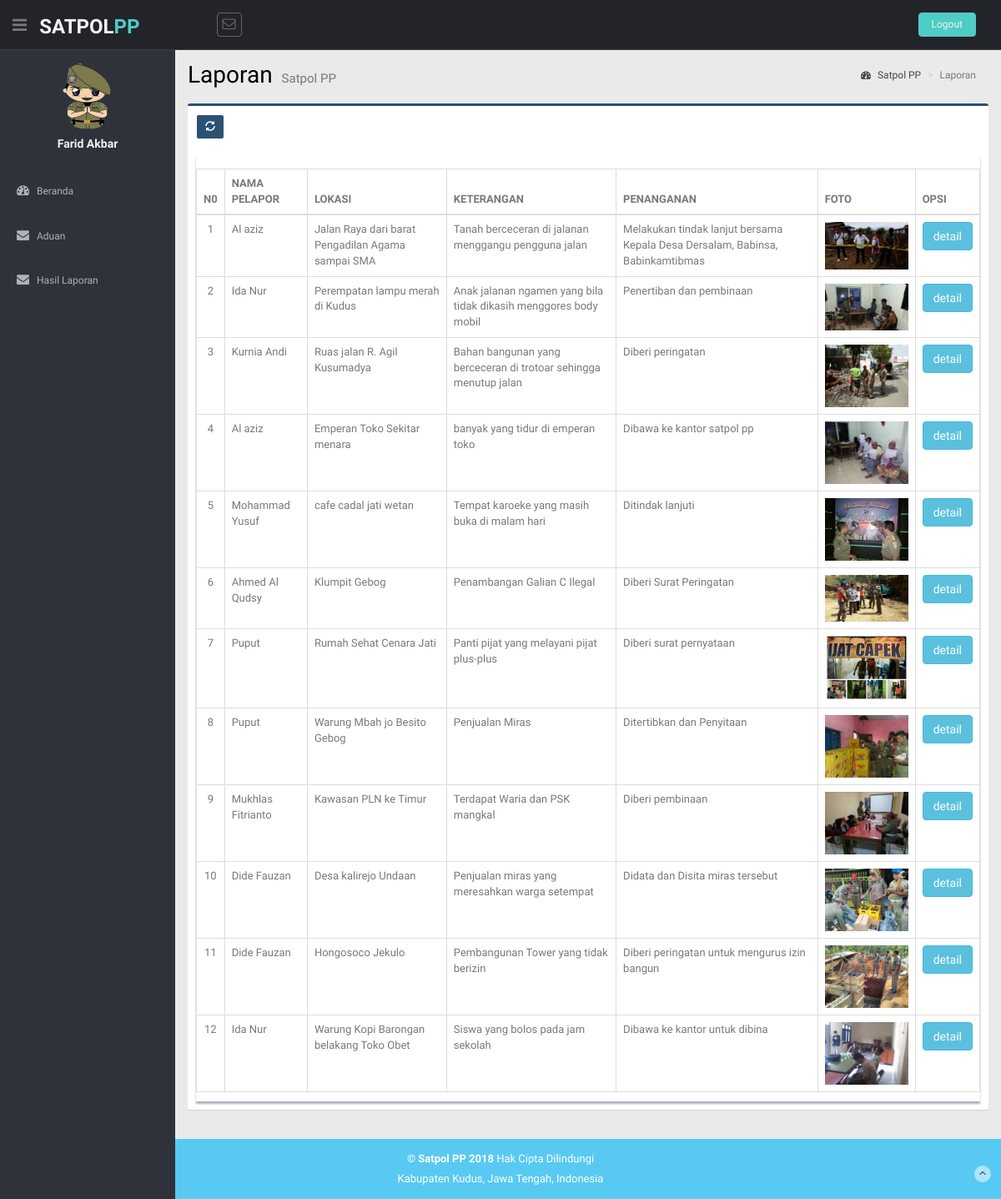
Page /petugas/index.php?page=hasil (signed in) on the committed database.
### tables this page shows
CREATE TABLE `tb_user` (
  `user_id` varchar(15) NOT NULL,
  `user_nama` varchar(50) NOT NULL,
  `user_tmp_lahir` varchar(20) DEFAULT NULL,
  `user_tgl_lahir` date DEFAULT NULL,
  `user_jk` enum('lk','pr') DEFAULT NULL,
  `user_telp` varchar(15) DEFAULT NULL,
  `user_alamat` text,
  `user_username` varchar(50) NOT NULL,
  `user_password` varchar(50) NOT NULL,
  `user_level` enum('kep','pet','staf','masy') NOT NULL,
  `user_foto` text
);

CREATE TABLE `tb_hasil_aduan` (
  `hasil_id` varchar(15) NOT NULL,
  `aduan_id` varchar(10) NOT NULL,
  `pelanggaran_id` varchar(10) NOT NULL,
  `hasil_penanganan` text NOT NULL,
  `hasil_hasil` text NOT NULL,
  `hasil_foto` text NOT NULL
);

CREATE TABLE `tb_aduan` (
  `aduan_id` varchar(15) NOT NULL,
  `user_id` varchar(15) NOT NULL,
  `pos_id` varchar(15) NOT NULL,
  `aduan_lokasi` varchar(50) NOT NULL,
  `aduan_keterangan` text NOT NULL,
  `aduan_tgl` date NOT NULL,
  `aduan_foto` text,
  `aduan_status` int(1) NOT NULL DEFAULT '0',
  `aduan_cek` enum('tolak','terima','sukses') DEFAULT NULL
);

### config/class.php (called while the page is built, shortened)
<?php
class CRUD {
	public $koneksi;
	function __construct($conn) {
		$this->koneksi = $conn;
	}
	public function tampil($tabel, $key = null, $where = null) {
		$db = $this->koneksi->conn;
		$query = "SELECT * FROM $tabel";
		if (($key != null) && ($where != null)) {
			$query .= " WHERE $key = '$where'";
		}
		$ambil = $db->query($query) or die ($db->error);
		$rows = [];
		while ($row = $ambil->fetch_assoc()) {
			$rows[] = $row;
		}
		return $rows;
	}
}
class Relasi extends CRUD {
	public function tampilR2($tabel, $tabel2, $param, $tabel3, $param2, $key = null, $param4 = null) {
		$db = $this->koneksi->conn;
		$sql = "SELECT * FROM $tabel INNER JOIN $tabel2 ON $tabel.$param = $tabel2.$param INNER JOIN $tabel3 ON $tabel3.$param2=$tabel2.$param2";
		$ambil = $db->query($sql) or die ($db->error);
		$rows = [];
		while ($row = $ambil->fetch_assoc()) {
			$rows[] = $row;
		}
		return $rows;
	}
}

### Petugas/Aduan/hasil_laporan.php (the view)
<section class="content-header">
<h1>
  Laporan
  <small>Satpol PP</small>
</h1>
<ol class="breadcrumb">
  <li><a href="?page=index"><i class="fa fa-dashboard"></i> Satpol PP</a></li>
  <li class="active">Laporan</li>
</ol>
</section>
<br>
<section class="content">
<div class="box box-default">
  <div class="box-header">
      <a href="?page=kec" class="btn btn-sm btn-theme04"><span class="glyphicon glyphicon-refresh"></span></a>
  </div>
  <div class="box-body">
    <div class="content-panel">
      <div class="adv-table">
        <table cellpadding="0" cellspacing="0" border="0" class="display table table-bordered" id="hidden-table-info">
          <thead>
            <tr>
              <th class="text-center">N0</th>
              <th>NAMA PELAPOR</th>
              <th>LOKASI</th>
              <th>KETERANGAN</th>
              <th>PENANGANAN</th>
              <th>FOTO</th>
              <th>OPSI</th>
            </tr>
          </thead>
          <tbody>
          <?php
            $no = 1;
            $tmp = $aduan->tampilR2("tb_hasil_aduan", "tb_aduan", "aduan_id", "tb_user", "user_id");
            foreach ($tmp as $u) :
          ?>
            <tr>
              <td class="text-center"><?= $no++; ?></td>
              <td><?= $u['user_nama'] ?></td>
              <td><?= $u['aduan_lokasi'] ?></td>
              <td><?= $u['aduan_keterangan'] ?></td>
              <td><?= $u['hasil_penanganan'] ?></td>
              <td><img width="100px" src="hasil/<?= $u['hasil_foto'] ?>" alt=""></td>
              <td>
                <a href='?page=detail&id=<?= $u['hasil_id']; ?>' title='ubah' class='btn btn-info'>detail</a>
              </td>
            </tr>
            <?php endforeach; ?>
          </tbody>
        </table>
      </div>
   </div>
  </div>
</div>
</section>

### Petugas/index.php (shortened to what this page needs)
<?php
require_once "../config/class.php";
$koneksi = new Database();
$user = new User($koneksi);
$aduan = new Relasi($koneksi);
$user_id = $_SESSION['user_id'];
$tampil = $user->tampil('tb_user', 'user_id', $user_id)[0];
?>
<!DOCTYPE html>
<html lang="en">
<head>
  <link href="../lib/bootstrap/css/bootstrap.min.css" rel="stylesheet">
  <link href="../lib/font-awesome/css/font-awesome.css" rel="stylesheet" />
  <link href="../lib/fancybox/jquery.fancybox.css" rel="stylesheet" />
  <link href="../css/style.css" rel="stylesheet">
  <link href="../css/style-responsive.css" rel="stylesheet">
  <link href="../lib/advanced-datatable/css/demo_page.css" rel="stylesheet" />
  <link rel="stylesheet" href="../lib/advanced-datatable/css/DT_bootstrap.css" />
</head>
<body>
  <section id="container">
    <header class="header hitam-bg">
      <div class="sidebar-toggle-box">
        <div class="fa fa-bars tooltips" data-placement="right" data-original-title="Toggle Navigation"></div>
      </div>
      <a href="index.html" class="logo"><b>SATPOL<span>PP</span></b></a>
      <div class="nav notify-row" id="top_menu">
        <ul class="nav top-menu">
          <li id="header_inbox_bar" class="dropdown">
            <a data-toggle="dropdown" class="dropdown-toggle" href="index.php#">
              <i class="fa fa-envelope-o"></i>
            </a>
          </li>
        </ul>
      </div>
      <div class="top-menu">
        <ul class="nav pull-right top-menu">
          <li><a class="logout" href="?page=logOut">Logout</a></li>
        </ul>
      </div>
    </header>
    <aside>
      <div id="sidebar" class="nav-collapse ">
        <ul class="sidebar-menu" id="nav-accordion">
          <p class="centered">
            <img src="../img/logo.png" class="img-circle" width="80">
          </p>
          <h5 class="centered"><?= $tampil['user_nama']; ?></h5>
          <li class="mt">
            <a href="?page=index">
              <i class="fa fa-dashboard"></i>
              <span>Beranda</span>
              </a>
          </li>
          <li>
            <a href="?page=aduan">
              <i class="fa fa-envelope"></i>
              <span>Aduan</span>
              </a>
          </li>
          <li>
            <a href="?page=hasil">
              <i class="fa fa-envelope"></i>
              <span>Hasil Laporan </span>
              </a>
          </li>
        </ul>
      </div>
    </aside>
    <section id="main-content">
      <section class="wrapper site-min-height">
        <?php
          if (@$_GET['page'] == "" || @$_GET['page'] == "index") {
              include "aduan/beranda.php";
          } elseif(@$_GET['page'] == "aduan") {
              include "aduan/home.php";
          } elseif(@$_GET['page'] == "logOut") {
            $user->logOut();
            echo "<script>window.location='index.php'</script>";
          } elseif(@$_GET['page'] == "cek") {
            include "aduan/cek.php";
          } elseif(@$_GET['page'] == "lapor") {
            include "aduan/lapor.php";
          } elseif(@$_GET['page'] == "hasil") {
            include "aduan/hasil_laporan.php";
          } elseif(@$_GET['page'] == "detail") {
            include "aduan/detail.php";
          } elseif(@$_GET['page'] == "cetak") {
            include "aduan/cetak.php";
          }
        ?>
      </section>
    </section>
    <footer class="site-footer" id="a">
      <div class="text-center">
        <p>
          &copy; <strong>Satpol PP 2018</strong> Hak Cipta Dilindungi
        </p>
        <div class="credits">
          Kabupaten Kudus, Jawa Tengah, Indonesia
        </div>
        <a href="gallery.html#" class="go-top">
          <i class="fa fa-angle-up"></i>
          </a>
      </div>
    </footer>
  </section>
</body>
</html>

### css/style.css (style rules this page uses)
body { color: #797979; background: #eaeaea; font-family: 'Ruda', sans-serif; padding: 0px !important; margin: 0px !important; font-size:13px; }
ul li { list-style: none; }
a, a:hover, a:focus { text-decoration: none; outline: none; }
#container { width: 100%; height: 100%; }
.content-header { position: relative; padding: 15px 15px 0 0; }
.content-header > h1 { margin: 0; font-size: 28px; color : black; }
.content-header > h1 > small { font-size: 15px; display: inline-block; padding-left: 4px; font-weight: 300; }
.content-header > .breadcrumb { float: right; background: transparent; margin-top: 0; margin-bottom: 0; font-size: 12px; padding: 7px 5px; position: absolute; top: 15px; right: 10px; border-radius: 2px; }
.content-header > .breadcrumb > li > a { color: #444; text-decoration: none; display: inline-block; }
.content-header > .breadcrumb > li > a > .fa, .content-header > .breadcrumb > li > a > .glyphicon, .content-header > .breadcrumb > li > a > .ion { margin-right: 5px; }
.content-header > .breadcrumb > li + li:before { content: '>\00a0'; }
.box { position: relative; border-radius: 3px; background: #ffffff; border-top: 3px solid #d2d6de; margin-bottom: 20px; width: 100%; box-shadow: 0 1px 1px rgba(0, 0, 0, 0.1); }
.box.box-default { border-top-color: #2A5172; }
.box-header:before, .box-body:before, .box-footer:before, .box-header:after, .box-body:after, .box-footer:after { content: " "; display: table; }
.box-header:after, .box-body:after, .box-footer:after { clear: both; }
.box-header { color: #444; display: block; padding: 10px; position: relative; }
.box-body { border-top-left-radius: 0; border-top-right-radius: 0; border-bottom-right-radius: 3px; border-bottom-left-radius: 3px; padding: 10px; }
.btn-theme04 { color: #fff; background-color: #2A5172; border-color: #fff; }
.centered { text-align: center; }
.mt { margin-top: 25px; }
ul.top-menu > li > .logout { color: #f2f2f2; font-size: 12px; border-radius: 4px; -webkit-border-radius: 4px; border: 1px solid #64c3c2 !important; padding: 5px 15px; margin-right: 15px; background: #4ECDC4; margin-top: 15px; }
#sidebar { width: 210px; height: 100%; position: fixed; background: #2f323a; }
#sidebar h5 { color: #f2f2f2; font-weight: 700; }
#sidebar ul li { position: relative; }
ul.sidebar-menu , ul.sidebar-menu li ul.sub { margin: -2px 0 0; padding: 0; }
ul.sidebar-menu { margin-top: 75px; }
ul.sidebar-menu li { margin-bottom: 5px; margin-left:10px; margin-right:10px; }
ul.sidebar-menu li a span { display: inline-block; }
ul.sidebar-menu li a { color: #aeb2b7; text-decoration: none; display: block; padding: 15px 0 15px 10px; font-size: 12px; outline: none; -webkit-transition: all 0.3s ease; -moz-transition: all 0.3s ease; -o-transition: all 0.3s ease; -ms-transition: all 0.3s ease; transition: all 0.3s ease; }
ul.sidebar-menu li a i { font-size: 15px; padding-right: 6px; }
#main-content { margin-left: 210px; }
.header, .footer { min-height: 60px; padding: 0 15px; }
.header { position: fixed; left: 0; right: 0; z-index: 1002; }
.hitam-bg { background: #22242a;; border-bottom: 1px solid #393d46; }
.wrapper { display: inline-block; margin-top: 60px; padding-left: 15px; padding-right: 15px; padding-bottom: 15px; padding-top: 0px; width: 100%; }
a.logo { font-size: 24px; color: #f2f2f2; float: left; margin-top: 15px; text-transform: uppercase; }
a.logo b { font-weight: 900; }
a.logo span { color: #4ECDC4; }
#top_menu .nav > li, ul.top-menu > li { float: left; }
.notify-row { float: left; margin-top: 15px; margin-left: 92px; }
ul.top-menu > li > a { color: #666666; font-size: 16px; border-radius: 4px; -webkit-border-radius: 4px; border:1px solid #666666 !important; padding: 2px 6px; margin-right: 15px; }
.sidebar-toggle-box { float: left; padding-right: 15px; margin-top: 20px; }
.sidebar-toggle-box .fa-bars { cursor: pointer; display: inline-block; font-size: 20px; }
.content-panel { background: #ffffff; box-shadow: 0px 3px 2px #aab2bd; padding-top: 15px; padding-bottom: 5px; }
.site-footer { background: #2A5172; color: #fff; padding: 15px 0; }
.site-footer, #a { background: #58C9F3; color: #fff; padding: 15px 0; }
.site-footer p { margin-bottom: 5px; }
.credits, .credits a { color: #fff; }
.go-top { margin-right: 1%; margin-top: -25px; float: right; background: rgba(255,255,255,.5); width: 20px; height: 20px; border-radius: 50%; -webkit-border-radius: 50%; }
.go-top i { color: #2A3542; }
.site-min-height { min-height: 526px; }

### rows in the picture
tb_user: user_nama "Farid Akbar"
tb_hasil_aduan: tb_user.user_nama "Al aziz", aduan.aduan_lokasi "Jalan Raya dari barat Pengadilan Agama sampai SMA", aduan.aduan_keterangan "Tanah berceceran di jalanan menggangu pengguna jalan", hasil_penanganan "Melakukan tindak lanjut bersama Kepala Desa Dersalam, Babinsa, Babinkamtibmas", hasil_foto (picture)
tb_hasil_aduan: tb_user.user_nama "Ida Nur", aduan.aduan_lokasi "Perempatan lampu merah di Kudus", aduan.aduan_keterangan "Anak jalanan ngamen yang bila tidak dikasih menggores body mobil", hasil_penanganan "Penertiban dan pembinaan", hasil_foto (picture)
tb_hasil_aduan: tb_user.user_nama "Kurnia Andi", aduan.aduan_lokasi "Ruas jalan R. Agil Kusumadya", aduan.aduan_keterangan "Bahan bangunan yang berceceran di trotoar sehingga menutup jalan", hasil_penanganan "Diberi peringatan", hasil_foto (picture)
tb_hasil_aduan: tb_user.user_nama "Al aziz", aduan.aduan_lokasi "Emperan Toko Sekitar menara", aduan.aduan_keterangan "banyak yang tidur di emperan toko", hasil_penanganan "Dibawa ke kantor satpol pp", hasil_foto (picture)
tb_hasil_aduan: tb_user.user_nama "Mohammad Yusuf", aduan.aduan_lokasi "cafe cadal jati wetan", aduan.aduan_keterangan "Tempat karoeke yang masih buka di malam hari", hasil_penanganan "Ditindak lanjuti", hasil_foto (picture)
tb_hasil_aduan: tb_user.user_nama "Ahmed Al Qudsy", aduan.aduan_lokasi "Klumpit Gebog", aduan.aduan_keterangan "Penambangan Galian C Ilegal", hasil_penanganan "Diberi Surat Peringatan", hasil_foto (picture)
tb_hasil_aduan: tb_user.user_nama "Puput", aduan.aduan_lokasi "Rumah Sehat Cenara Jati", aduan.aduan_keterangan "Panti pijat yang melayani pijat plus-plus", hasil_penanganan "Diberi surat pernyataan", hasil_foto (picture)
tb_hasil_aduan: tb_user.user_nama "Puput", aduan.aduan_lokasi "Warung Mbah jo Besito Gebog", aduan.aduan_keterangan "Penjualan Miras", hasil_penanganan "Ditertibkan dan Penyitaan", hasil_foto (picture)
tb_hasil_aduan: tb_user.user_nama "Mukhlas Fitrianto", aduan.aduan_lokasi "Kawasan PLN ke Timur", aduan.aduan_keterangan "Terdapat Waria dan PSK mangkal", hasil_penanganan "Diberi pembinaan", hasil_foto (picture)
tb_hasil_aduan: tb_user.user_nama "Dide Fauzan", aduan.aduan_lokasi "Desa kalirejo Undaan", aduan.aduan_keterangan "Penjualan miras yang meresahkan warga setempat", hasil_penanganan "Didata dan Disita miras tersebut", hasil_foto (picture)
tb_hasil_aduan: tb_user.user_nama "Dide Fauzan", aduan.aduan_lokasi "Hongosoco Jekulo", aduan.aduan_keterangan "Pembangunan Tower yang tidak berizin", hasil_penanganan "Diberi peringatan untuk mengurus izin bangun", hasil_foto (picture)
tb_hasil_aduan: tb_user.user_nama "Ida Nur", aduan.aduan_lokasi "Warung Kopi Barongan belakang Toko Obet", aduan.aduan_keterangan "Siswa yang bolos pada jam sekolah", hasil_penanganan "Dibawa ke kantor untuk dibina", hasil_foto (picture)
